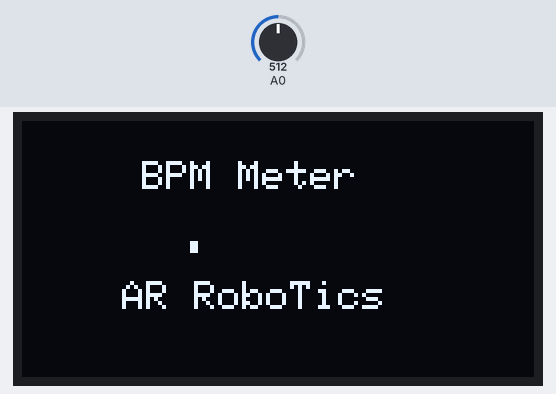
A sketch run on a simulated Arduino Uno, built with avr-gcc and run on an emulated ATmega328P. Shown: 128×64 one-colour display. The inputs (shaded band) are chosen by the test bench; at power-on: A0 = 512.

Above: at 1.7 s.
At 7.3 s:
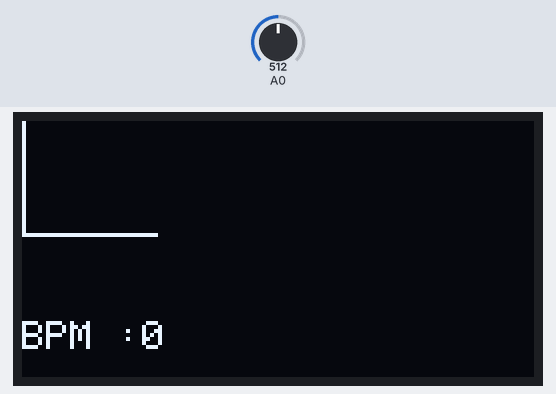
7.4 s: A0 set to 122
At 10.2 s:
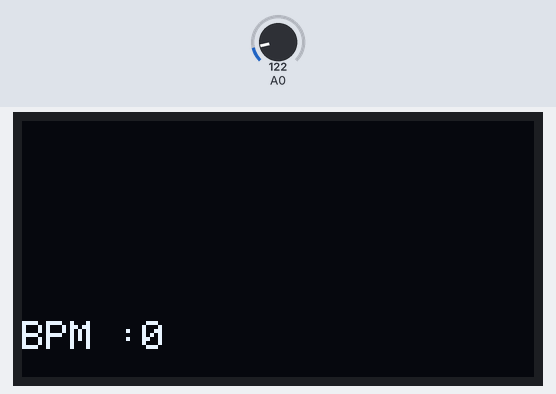
10.4 s: A0 set to 306
At 10.9 s:
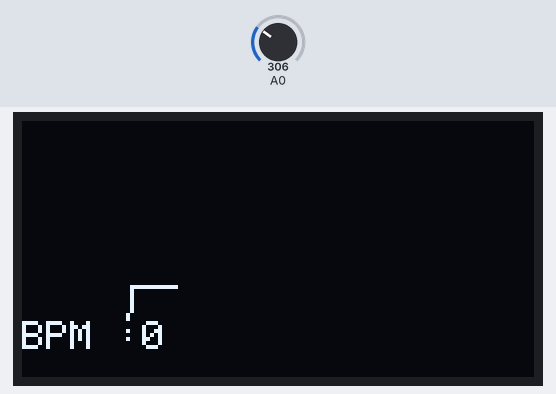
11.9 s: A0 set to 117
At 12.9 s:
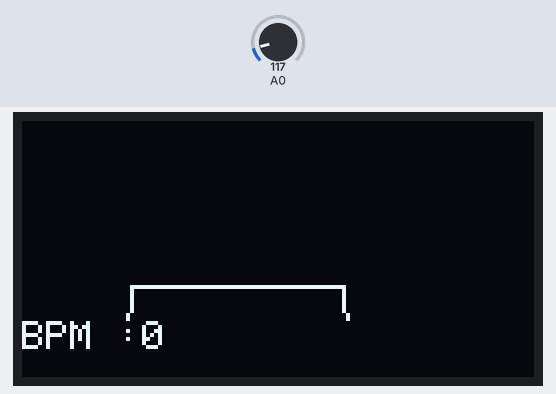
Timing chart, 0 to 14.9 s (numbered marks = the images above; inputs shaded):
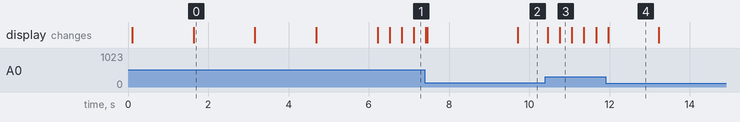

The sketch:

bpm_ar_robotics.ino
```cpp
#include <Adafruit_SSD1306.h>
#define OLED_Address 0x3C // 0x3C device address of I2C OLED. Few other OLED has 0x3D
Adafruit_SSD1306 oled(128, 64); // create our screen object setting resolution to 128x64

int a=0;
int lasta=0;
int lastb=0;
int LastTime=0;
int ThisTime;
bool BPMTiming=false;
bool BeatComplete=false;
int BPM=0;
#define UpperThreshold 560
#define LowerThreshold 530

void setup() {
oled.begin(SSD1306_SWITCHCAPVCC, OLED_Address);
oled.clearDisplay();
 oled.setTextSize(1);
  oled.setTextColor(WHITE);
  oled.setCursor(30,10);
  oled.print("BPM Meter");
  oled.display();
  oled.setCursor(25, 40);
  oled.print("AR RoboTics");
  oled.display();
  for (int a = 25; a <= 28; a++) {
   oled.setCursor(40, a);
   oled.print(".");
    oled.display();
   delay(1500);
  }
  oled.clearDisplay();
}

void loop()
{
if(a>127)
{
oled.clearDisplay();
a=0;
lasta=a;
}

ThisTime=millis();
int value=analogRead(0);
oled.setTextColor(WHITE);
int b=60-(value/16);
oled.writeLine(lasta,lastb,a,b,WHITE);
lastb=b;
lasta=a;

if(value>UpperThreshold)
{
if(BeatComplete)
{
BPM=ThisTime-LastTime;
BPM=int(60/(float(BPM)/1000));
BPMTiming=false;
BeatComplete=false;
tone(8,1000,250);
}
if(BPMTiming==false)
{
LastTime=millis();
BPMTiming=true;
}
}
if((value<LowerThreshold)&(BPMTiming))
BeatComplete=true;

oled.writeFillRect(0,50,128,16,BLACK);
oled.setCursor(0,50);
oled.print("BPM :");
oled.print(BPM);
oled.setTextSize(1);


oled.display();
a++;
}
```

Measured:
- after the input at 10.4 s, the display: first changes after 0.05 s (image 3 shows a later state)
- what the display in image 4 shows lasts 1.2 s, from 12.0 s to 13.2 s
